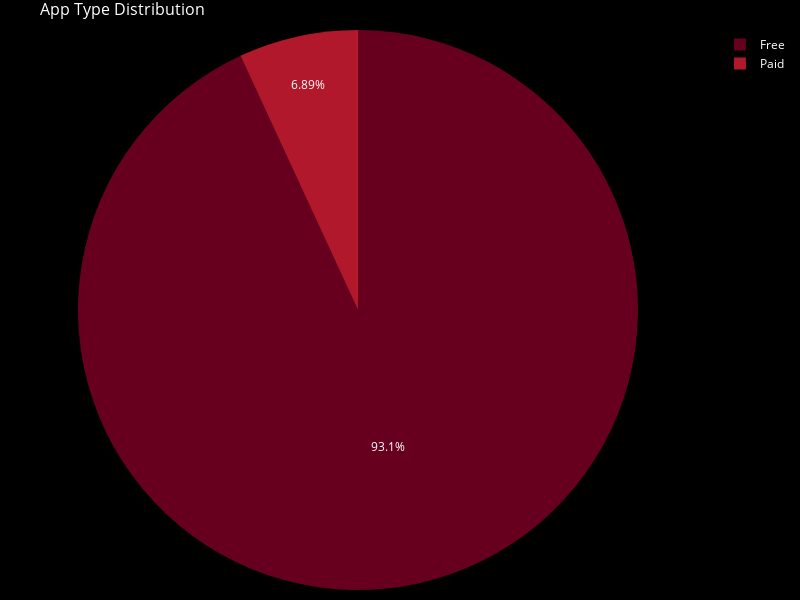

Notebook source saved alongside this figure:
### Code cell
#Figure 2
type_counts=apps_df['Type'].value_counts()
fig2=px.pie(
    values=type_counts.values,
    names=type_counts.index,
    title='App Type Distribution',
    color_discrete_sequence=px.colors.sequential.RdBu,
    width=plot_width,
    height=plot_height,
)
fig2.update_layout(
    plot_bgcolor='black',
    paper_bgcolor='black',
    font_color='white',
    title_font={'size':16},
    margin=dict(l=10,r=10,t=30,b=10)
)
fig2.show()
save_plot_as_html(fig2,"Type Graph 2.html","Most apps on the Playstore are free, indicating a strategy to attract users first and monetize through ads or in app purchases")

### Figure 1 — Plotly figure (JSON) as saved in the notebook; plotly's stock layout.template omitted (floating-point values rounded to 4 significant figures)
{"data": [{"domain": {"x": [0, 1], "y": [0, 1]}, "hovertemplate": "label=%{label}<br>value=%{value}<extra></extra>", "labels": ["Free", "Paid"], "legendgroup": "", "name": "", "showlegend": true, "type": "pie", "values": [8279, 613]}], "layout": {"font": {"color": "white"}, "height": 600, "legend": {"tracegroupgap": 0}, "margin": {"b": 10, "l": 10, "r": 10, "t": 30}, "paper_bgcolor": "black", "piecolorway": ["rgb(103,0,31)", "rgb(178,24,43)", "rgb(214,96,77)", "rgb(244,165,130)", "rgb(253,219,199)", "rgb(247,247,247)", "rgb(209,229,240)", "rgb(146,197,222)", "rgb(67,147,195)", "rgb(33,102,172)", "rgb(5,48,97)"], "plot_bgcolor": "black", "title": {"font": {"size": 16}, "text": "App Type Distribution"}, "width": 800}}
